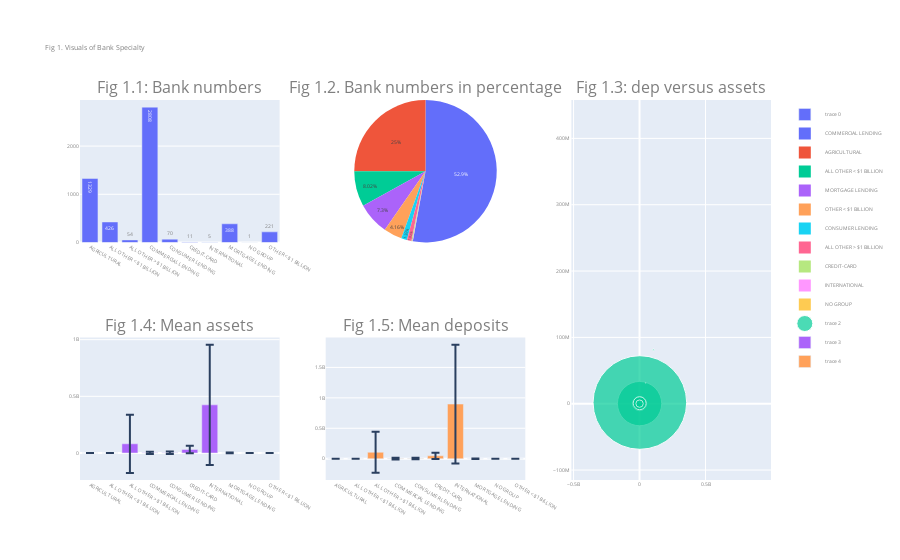

Here is the notebook cell this chart was saved with:
### Code cell
spec = spec[spec['freq'] != 'NO GROUP']

fig = make_subplots(rows = 2, cols = 3, specs=[[{"type": "bar"}, {"type": "pie"}, {"rowspan": 2, "type": "scatter"}], 
                                               [{"type": "box"}, {"type": "bar"}, None]],
                   subplot_titles=("Fig 1.1: Bank numbers","Fig 1.2. Bank numbers in percentage",
                                   "Fig 1.3: dep versus assets", "Fig 1.4: Mean assets", 
                                   "Fig 1.5: Mean deposits"))

fig.add_trace(go.Bar(x = spec['SPECDESC'], y = spec['freq'], text = spec['freq'],textposition = 'auto'), 1, 1)
fig.add_trace(go.Pie(labels = list(spec['SPECDESC']), values = list(spec['perc_freq']), textposition='inside'), 1, 2)
fig.add_trace(go.Scatter(x = spec['mean_ast'], y = spec['mean_dep'], mode='markers', marker_size = spec['freq']/30), 1, 3)
fig.add_trace(go.Bar(x = spec['SPECDESC'], y = spec['mean_dep'], error_y=dict(type='data', array = spec['std_dep'])), 2, 1)
fig.add_trace(go.Bar(x = spec['SPECDESC'], y = spec['mean_ast'], error_y=dict(type='data', array = spec['std_ast'])), 2, 2)

fig.update_layout(font=dict(size=5, color="#7f7f7f"), title_text = 'Fig 1. Visuals of Bank Specialty')
fig.show()

### Figure 1 — Plotly figure (JSON) as saved in the notebook; plotly's stock layout.template omitted (floating-point values rounded to 4 significant figures)
{"data": [{"text": [1329, 426, 54, 2808, 70, 11, 5, 388, 1, 221], "textposition": "auto", "type": "bar", "x": ["AGRICULTURAL", "ALL OTHER < $1 BILLION", "ALL OTHER > $1 BILLION", "COMMERCIAL LENDING", "CONSUMER LENDING", "CREDIT-CARD", "INTERNATIONAL", "MORTGAGE LENDING", "NO GROUP", "OTHER < $1 BILLION"], "xaxis": "x", "y": [1329, 426, 54, 2808, 70, 11, 5, 388, 1, 221], "yaxis": "y"}, {"domain": {"x": [0.3556, 0.6444], "y": [0.625, 1]}, "labels": ["AGRICULTURAL", "ALL OTHER < $1 BILLION", "ALL OTHER > $1 BILLION", "COMMERCIAL LENDING", "CONSUMER LENDING", "CREDIT-CARD", "INTERNATIONAL", "MORTGAGE LENDING", "NO GROUP", "OTHER < $1 BILLION"], "textposition": "inside", "type": "pie", "values": [25.01, 8.018, 1.016, 52.85, 1.318, 0.207, 0.09411, 7.303, 0.01882, 4.16]}, {"marker": {"size": [44.3, 14.2, 1.8, 93.6, 2.333, 0.3667, 0.1667, 12.93, 0.03333, 7.367]}, "mode": "markers", "type": "scatter", "x": [219100.0, 177600.0, 105700000.0, 2371000.0, 3177000.0, 47360573, 897761514, 916300.0, 0, 170700.0], "xaxis": "x2", "y": [180000.0, 148200.0, 81170000.0, 1834000.0, 2614000.0, 31250000.0, 424700000.0, 707000.0, 0, 134400.0], "yaxis": "y2"}, {"error_y": {"array": [371500.0, 134000.0, 256500000.0, 10040000.0, 10960000.0, 33520000.0, 531600000.0, 2878000.0, null, 151400.0], "type": "data"}, "type": "bar", "x": ["AGRICULTURAL", "ALL OTHER < $1 BILLION", "ALL OTHER > $1 BILLION", "COMMERCIAL LENDING", "CONSUMER LENDING", "CREDIT-CARD", "INTERNATIONAL", "MORTGAGE LENDING", "NO GROUP", "OTHER < $1 BILLION"], "xaxis": "x3", "y": [180000.0, 148200.0, 81170000.0, 1834000.0, 2614000.0, 31250000.0, 424700000.0, 707000.0, 0, 134400.0], "yaxis": "y3"}, {"error_y": {"array": [483000.0, 161000.0, 338300000.0, 13600000.0, 12750000.0, 51320000.0, 976500000.0, 3691000.0, null, 180600.0], "type": "data"}, "type": "bar", "x": ["AGRICULTURAL", "ALL OTHER < $1 BILLION", "ALL OTHER > $1 BILLION", "COMMERCIAL LENDING", "CONSUMER LENDING", "CREDIT-CARD", "INTERNATIONAL", "MORTGAGE LENDING", "NO GROUP", "OTHER < $1 BILLION"], "xaxis": "x4", "y": [219100.0, 177600.0, 105700000.0, 2371000.0, 3177000.0, 47360573, 897761514, 916300.0, 0, 170700.0], "yaxis": "y4"}], "layout": {"annotations": [{"font": {"size": 16}, "showarrow": false, "text": "Fig 1.1: Bank numbers", "x": 0.1444, "xanchor": "center", "xref": "paper", "y": 1, "yanchor": "bottom", "yref": "paper"}, {"font": {"size": 16}, "showarrow": false, "text": "Fig 1.2. Bank numbers in percentage", "x": 0.5, "xanchor": "center", "xref": "paper", "y": 1, "yanchor": "bottom", "yref": "paper"}, {"font": {"size": 16}, "showarrow": false, "text": "Fig 1.3: dep versus assets", "x": 0.8556, "xanchor": "center", "xref": "paper", "y": 1, "yanchor": "bottom", "yref": "paper"}, {"font": {"size": 16}, "showarrow": false, "text": "Fig 1.4: Mean assets", "x": 0.1444, "xanchor": "center", "xref": "paper", "y": 0.375, "yanchor": "bottom", "yref": "paper"}, {"font": {"size": 16}, "showarrow": false, "text": "Fig 1.5: Mean deposits", "x": 0.5, "xanchor": "center", "xref": "paper", "y": 0.375, "yanchor": "bottom", "yref": "paper"}], "font": {"color": "#7f7f7f", "size": 5}, "title": {"text": "Fig 1. Visuals of Bank Specialty"}, "xaxis": {"anchor": "y", "domain": [0, 0.2889]}, "xaxis2": {"anchor": "y2", "domain": [0.7111, 1]}, "xaxis3": {"anchor": "y3", "domain": [0, 0.2889]}, "xaxis4": {"anchor": "y4", "domain": [0.3556, 0.6444]}, "yaxis": {"anchor": "x", "domain": [0.625, 1]}, "yaxis2": {"anchor": "x2", "domain": [0, 1]}, "yaxis3": {"anchor": "x3", "domain": [0, 0.375]}, "yaxis4": {"anchor": "x4", "domain": [0, 0.375]}}}
